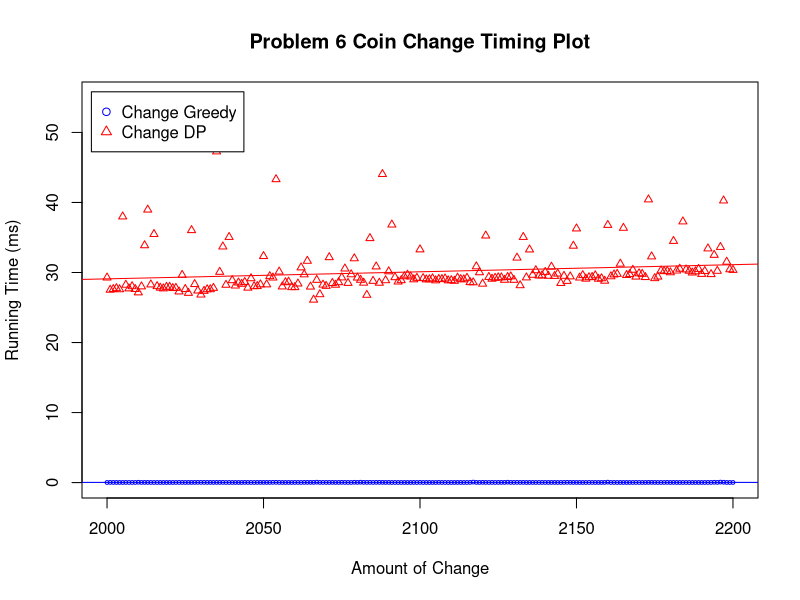
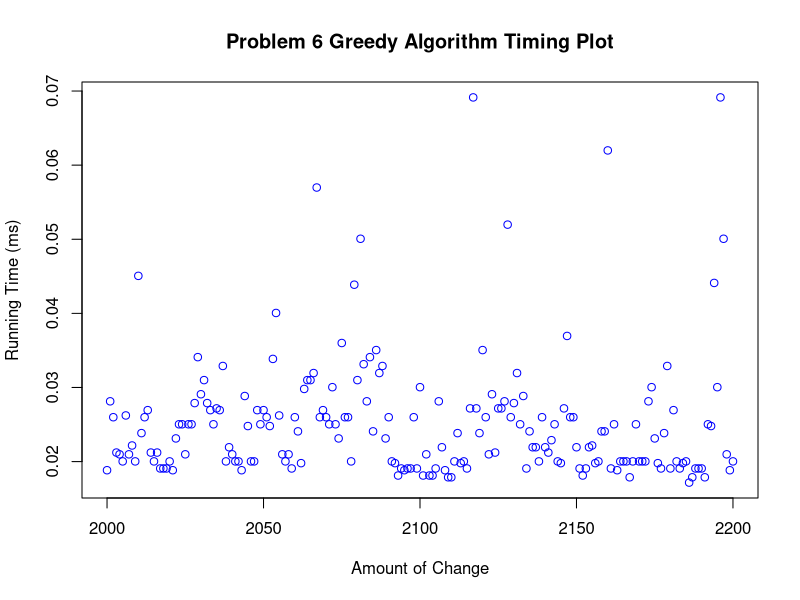
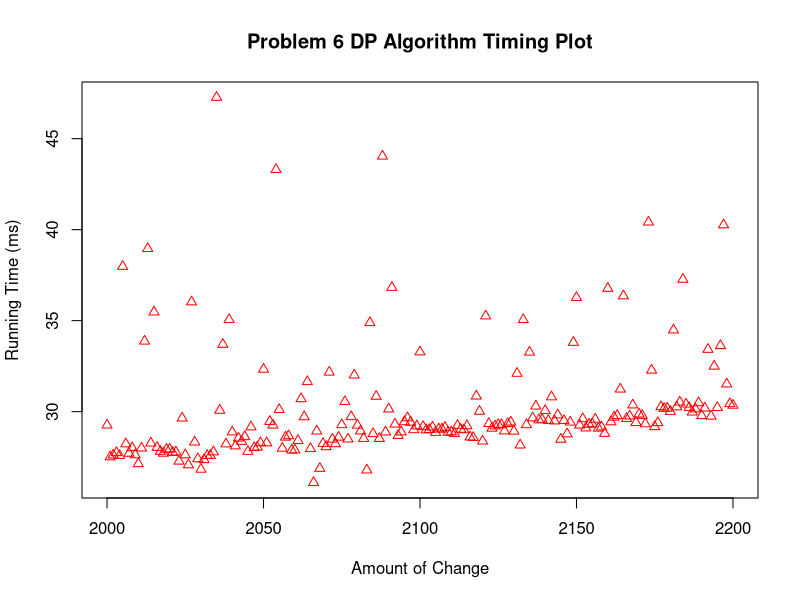

Recreate these plots in R, in order.
data <- read.csv(file="timing6.csv",head=TRUE,sep=",")

y1 = data$timing[data$algorithm=="changegreedy"]
y2 = data$timing[data$algorithm=="changedp"]

df <- data.frame(y1, y2, x = data$size[data$algorithm=="changedp"])

plot(y1 ~ x, data=df, type="p", pch=1, cex=0.5, col="blue", xlim=c(2000, 2200), ylim=c(0, 55), main="Problem 6 Coin Change Timing Plot", xlab="Amount of Change", ylab="Running Time (ms)")

lines(y2 ~ x, data=df, type="p", pch=2, cex=0.8, col="red")

legend(1995, 55.8, c("Change Greedy", "Change DP"), pch=c(1,2), col=c("blue","red"))

fit1 <- lm(y1 ~ df$x)
abline(fit1, col="blue")

fit2 <- lm(y2 ~ df$x)
abline(fit2, col="red")

dev.copy(png, 'time3.png')
dev.off()

plot(y1 ~ x, data=df, type="p", pch=1, cex=1, col="blue", xlim=c(2000, 2200), main="Problem 6 Greedy Algorithm Timing Plot", xlab="Amount of Change", ylab="Running Time (ms)")
dev.copy(png, 'time3greedy.png')
dev.off()

plot(y2 ~ x, data=df, type="p", pch=2, cex=1, col="red", xlim=c(2000, 2200), main="Problem 6 DP Algorithm Timing Plot", xlab="Amount of Change", ylab="Running Time (ms)")
dev.copy(png, 'time3dp.png')
dev.off()